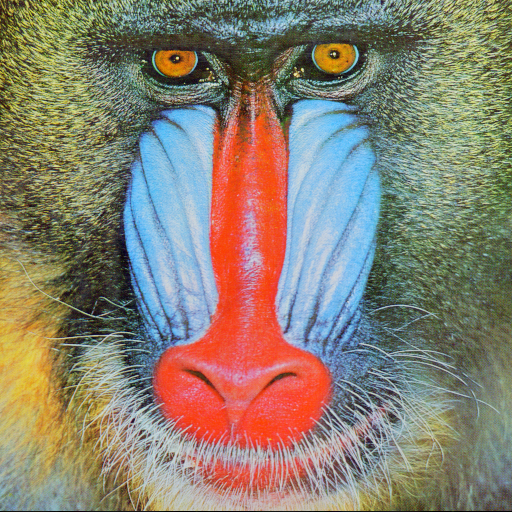
#> input picture baboon.png, 512 x 512 px
$ python 2.1.2.py
#> lines starting #> are read from the running program, lines starting #| are printed output that depends on the picture
from PIL import Image
import cv2
import matplotlib.pyplot as plt
import numpy as np

def get_concat_h(im1, im2):
    dst = Image.new("RGB", (im1.width + im2.width, im1.height))
    dst.paste(im1, (0,0))
    dst.paste(im2, (im1.width, 0))
    return dst

baboon_image = cv2.imread("baboon.png")
#> baboon_image is the input picture: shape (512, 512, 3); mean B, G, R 113.1, 128.9, 137.4
print(type(baboon_image))
#| <class 'numpy.ndarray'>
# [14 lines of commented-out code are left out]

baboon = cv2.imread("baboon.png")
# plt.figure(figsize=(5,5))
# plt.imshow(cv2.cvtColor(baboon, cv2.COLOR_BGR2RGB))
# plt.show()

blue, green, red = baboon[:,:,0], baboon[:,:,1], baboon[:,:,2]
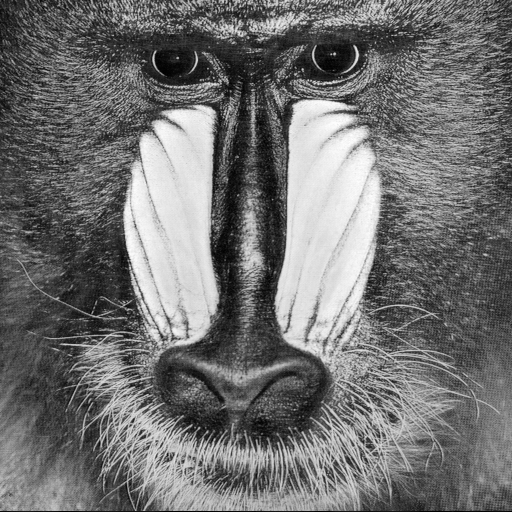
#> blue: shape (512, 512); min 0, max 255, mean 113.1
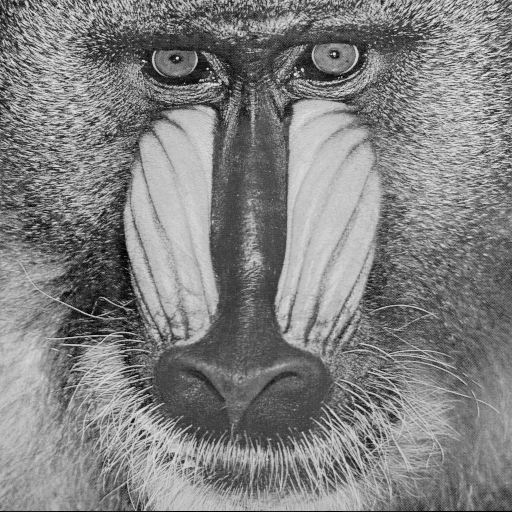
#> green: shape (512, 512); min 0, max 236, mean 128.9
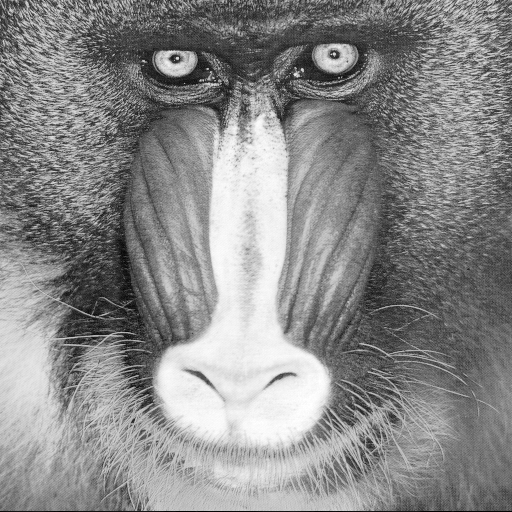
#> red: shape (512, 512); min 0, max 255, mean 137.4
im_bgr = cv2.vconcat([blue, green, red])
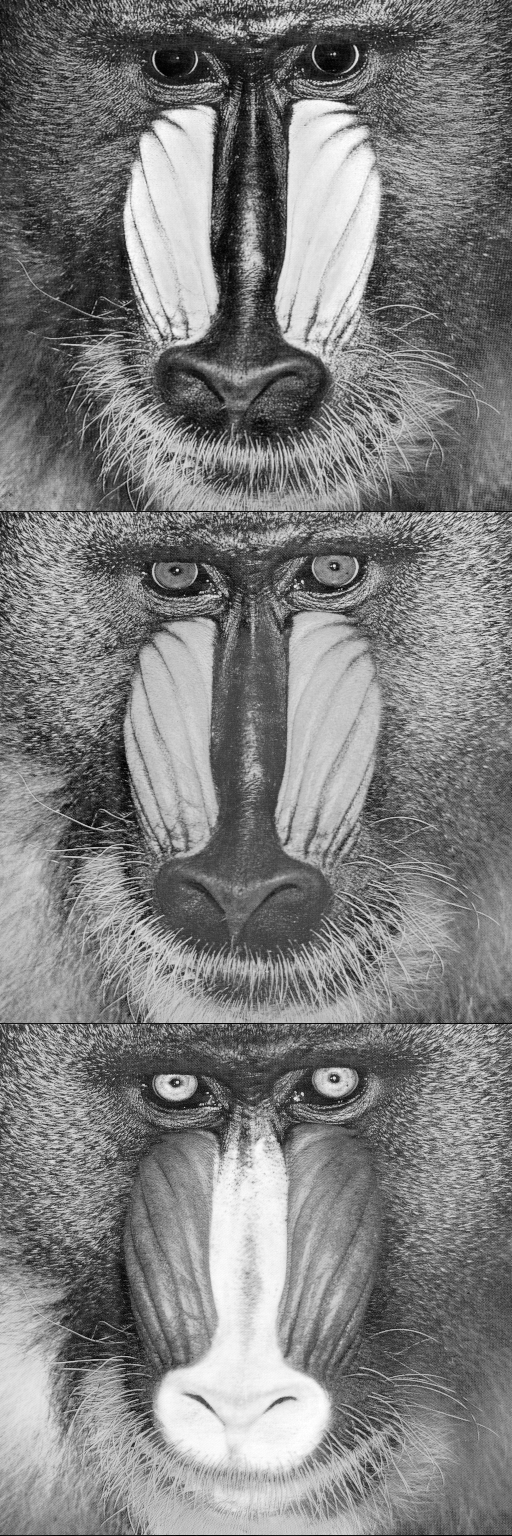
#> im_bgr: shape (1536, 512); min 0, max 255, mean 126.5
im_rgb = cv2.vconcat([red, green, blue])
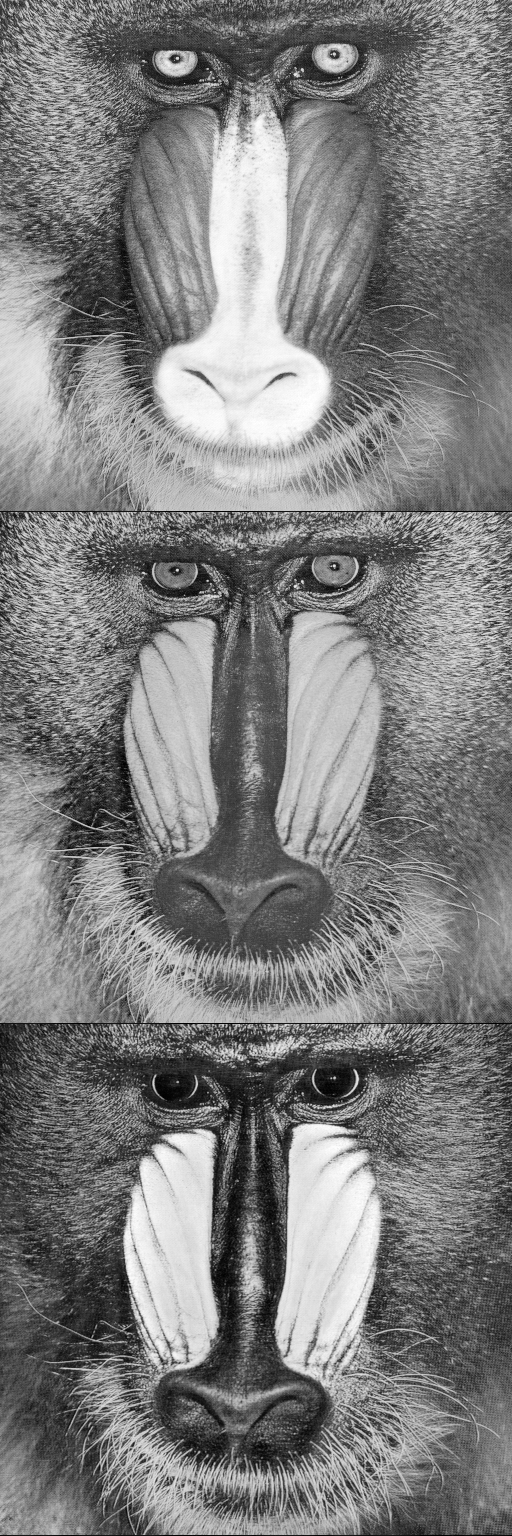
#> im_rgb: shape (1536, 512); min 0, max 255, mean 126.5
# [34 lines of commented-out code are left out]
barbara = cv2.imread("barbara.png")
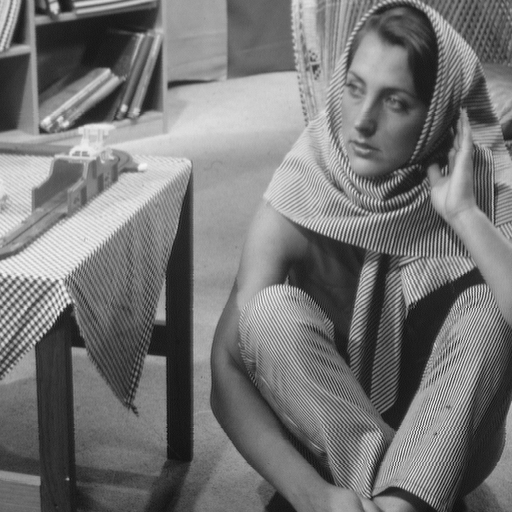
#> input picture barbara.png, 512 x 512 px
#> barbara is the input picture: shape (512, 512, 3); min 12, max 246, mean 117.4
barbara = cv2.cvtColor(barbara, cv2.COLOR_BGR2RGB)
barbara[:,:,2] = 0
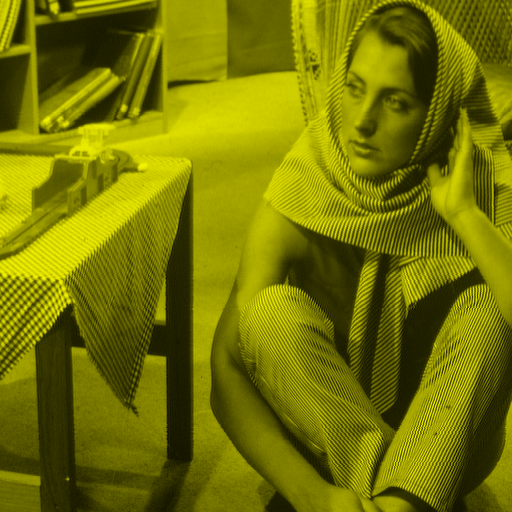
#> barbara: shape (512, 512, 3); mean R, G, B 117.4, 117.4, 0
# plt.figure(figsize=(5,5))
# plt.imshow(barbara)
# plt.show()
